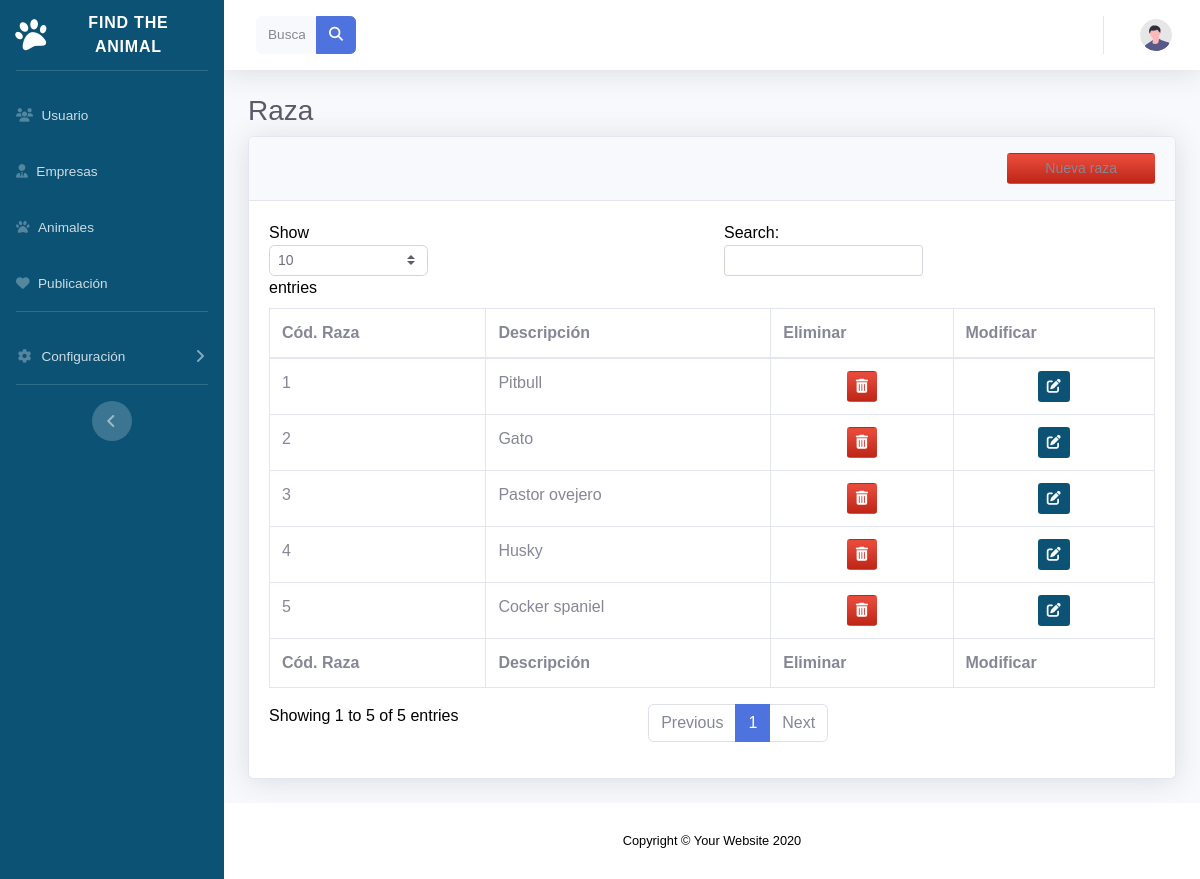
Page /Vista/App/Admon/Raza.php on the earlier database version.
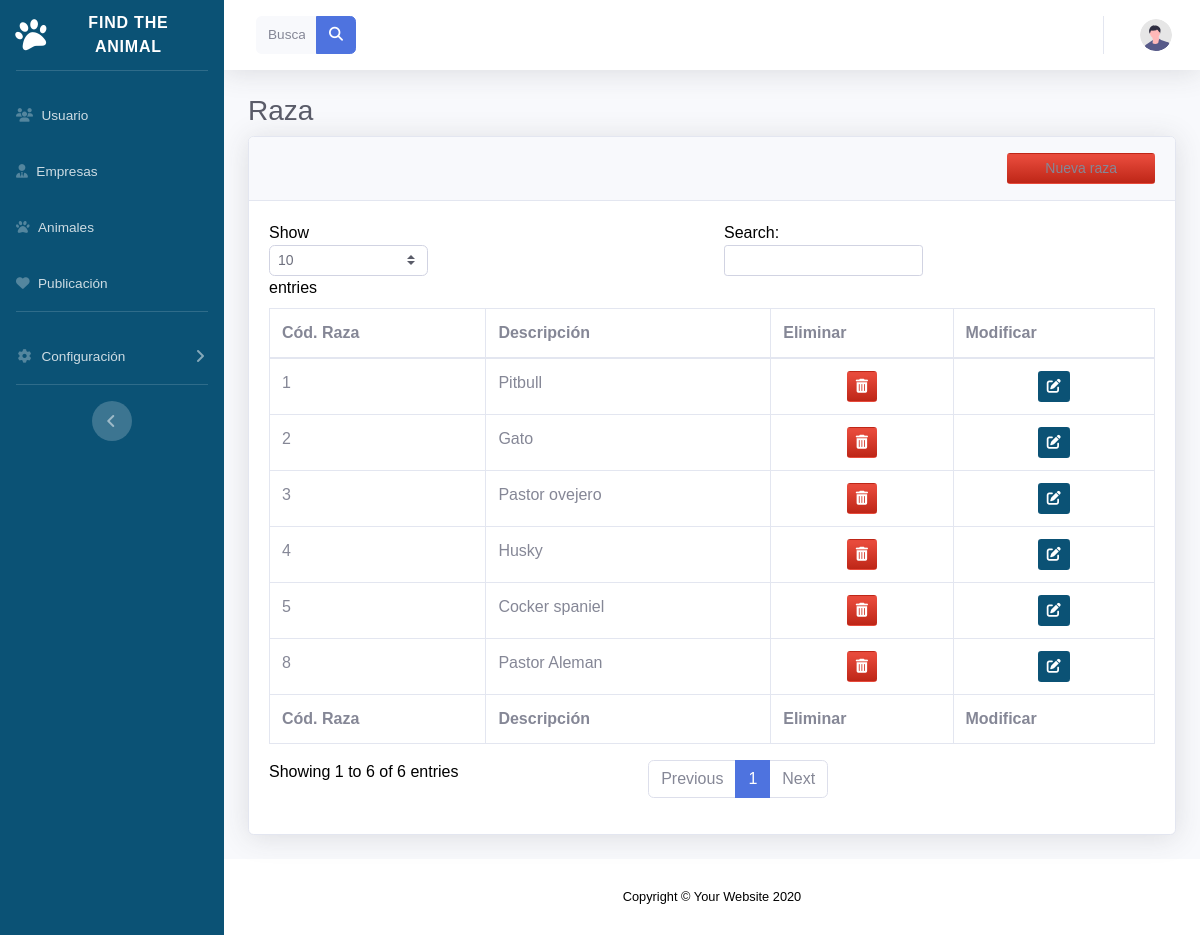
Same page on the later database version.
### tables this page shows
CREATE TABLE `raza` (
  `Idraza` int(11) NOT NULL,
  `Descriraza` varchar(50) NOT NULL
);

### Vista/App/Admon/Raza.php (the view, shortened to what this page needs)
<?php
include('Menu.php');
?>
                <div class="container-fluid">
                    <h1 class="h3 mb-2 text-gray-800">Raza</h1>
                    <div class="card shadow mb-4">
                        <div class="col-md-12 align-self-end card-header py-3 justify-content-end">
                            <button class="btn btn-sm bg-gradient-primary offset-md-10 col-md-2 " data-toggle="modal" data-target="#exampleModal">Nueva raza</button>
                        </div>
                        <div class="card-body">
                            <div class="table-responsive">
                                <table class="table table-bordered" id="dataTable" width="100%" cellspacing="0">
                                    <thead>
                                        <tr>
                                            <th>Cód. Raza</th>
                                            <th>Descripción</th>
                                            <th>Eliminar</th>
                                            <th>Modificar</th>
                                        </tr>
                                    </thead>
                                    <tfoot>
                                        <tr>
                                            <th>Cód. Raza</th>
                                            <th>Descripción</th>
                                            <th>Eliminar</th>
                                            <th>Modificar</th>
                                        </tr>
                                    </tfoot>
                                    <tbody>
                                    <?php
                      include( '../../../Controlador/conex.php');
                      $cons = $conexion -> query("SELECT * FROM raza");
                      while ($row = $cons -> fetch_row()) {
           ?>
            <tr>
            <td><?php echo ''.$row[0].''; ?></td>
            <td><?php echo ''.$row[1].''; ?></td>
          <td> <center><button type="submit" class="btn btn-sm bg-gradient-primary" name="EliminaUsua" onclick="location='../../../Controlador/Borrarusuaraza.php?id=<?php echo ''.$row[0].'' ?>'"><i class="fa-solid fa-trash-can" style="color: #ffffff;"></i></button></center></td>
          <td> <center> <button type="submit" class="btn btn-sm bg-gradient-danger"  onclick="location='ModiRaza.php?id=<?php echo ''.$row[0].'' ?>'" ><i class="fa-solid fa-pen-to-square" style="color: #ffffff;"></i></button>
       </tr>
       <?php }   ?>
       </tbody>
                                </table>
                            </div>
                        </div>
                    </div>
                </div>
            </div>
            <footer class="sticky-footer bg-white">
                <div class="container my-auto">
                    <div class="copyright text-center my-auto">
                        <span>Copyright &copy; Your Website 2020</span>
                    </div>
                </div>
            </footer>
        </div>
    </div>
</body>
</html>

Differences in the rows shown:
added raza: Idraza "8", Descriraza "Pastor Aleman"
Other differences:
text written by a page script: "Show entries Search: Showing 1 to 5 of 5 entries Previous 1 Next" → "Show entries Search: Showing 1 to 6 of 6 entries Previous 1 Next"
